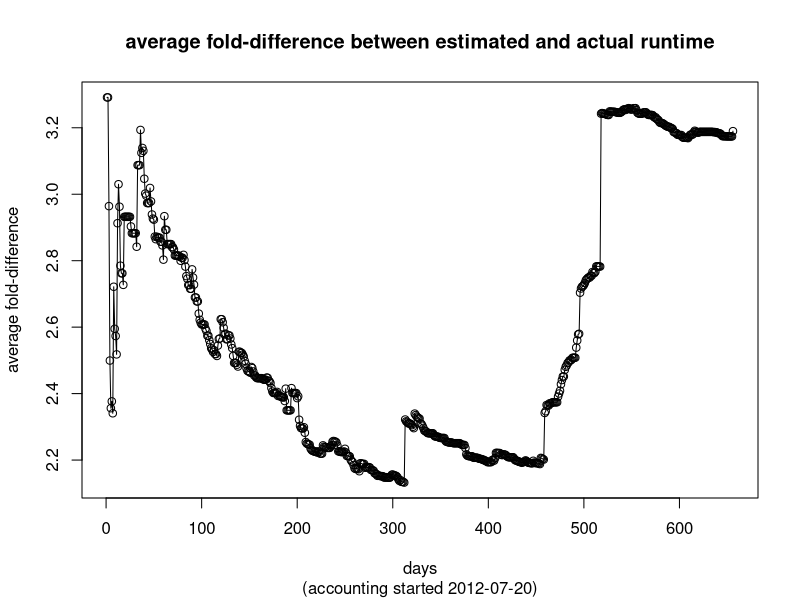
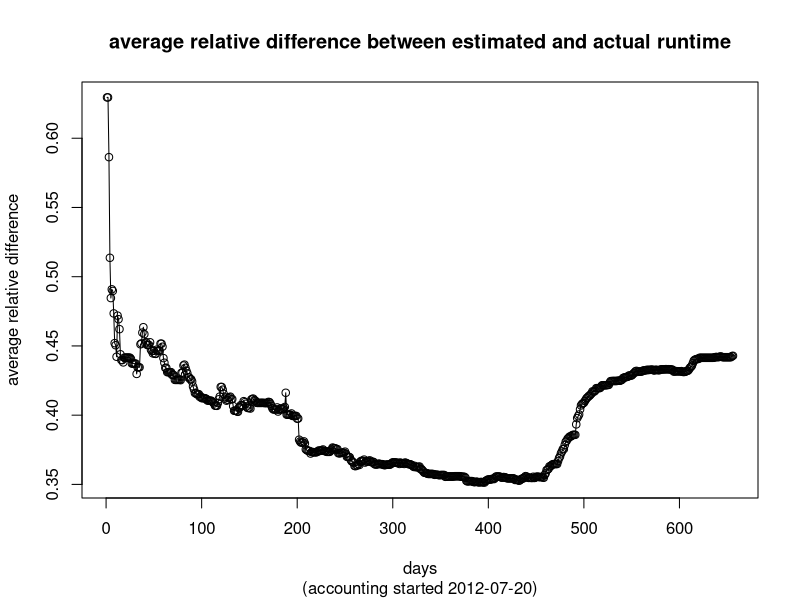

Write the R code that produced these figures, in order.
fcvalues <- read.table("convergence_folddifference.txt")
fcvalues <- fcvalues[[1]]
pdf(file="convergence_folddifference.pdf")
plot(c(1:length(fcvalues)), fcvalues, type="o",xlab="days", ylab="average fold-difference", main="average fold-difference between estimated and actual runtime", sub="(accounting started 2012-07-20)")
dev.off()
rdvalues <- read.table("convergence_reldiff.txt")
rdvalues <- rdvalues[[1]]
pdf(file="convergence_reldiff.pdf")
plot(c(1:length(rdvalues)), rdvalues, type="o",xlab="days", ylab="average relative difference", main="average relative difference between estimated and actual runtime", sub="(accounting started 2012-07-20)")
dev.off()
